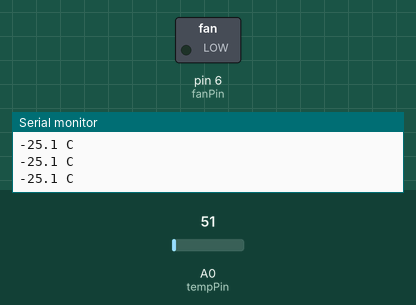
The sketch below on a simulated Arduino Uno, built with avr-gcc and run on an emulated ATmega328P. Parts: switched loads named in the sketch (green lamp = pin HIGH), the last lines printed to the serial monitor. Inputs (shaded band) come from the test bench; at power-on: A0 (tempPin) = 51.

Above: at 1.2 s.
1.3 s: A0 (tempPin) set to 23
2.8 s: A0 (tempPin) set to 19
At 4.0 s:
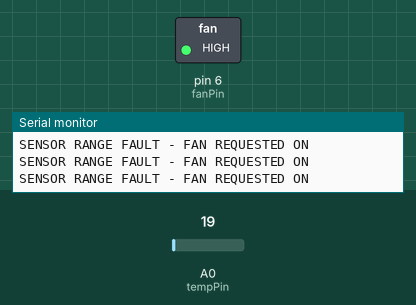
4.3 s: A0 (tempPin) set to 86
At 5.6 s:
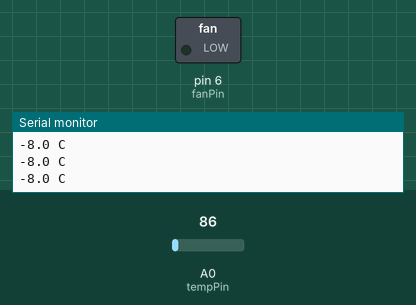
5.9 s: A0 (tempPin) set to 15
At 7.1 s:
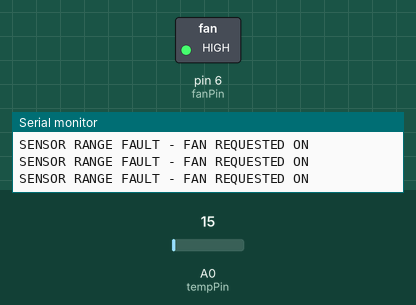
Timing chart, 0 to 8.6 s (numbered marks = the images above; inputs shaded):
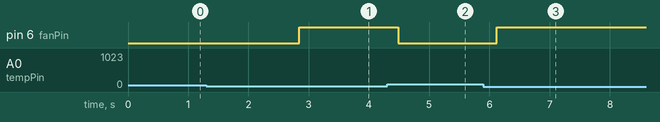

The sketch:

chapter11.ino
```cpp
const byte tempPin=A0,fanPin=6;
const float referenceV=5.00f;
bool fanOn=false;
void setup(){pinMode(fanPin,OUTPUT);digitalWrite(fanPin,LOW);Serial.begin(9600);}
void loop(){
 long total=0;for(byte i=0;i<16;i++){total+=analogRead(tempPin);delay(2);}
 float adc=total/16.0f,volts=adc*referenceV/1023.0f;
 float celsius=(volts-0.5f)*100.0f;
 bool plausible=celsius>=-40.0f&&celsius<=125.0f;
 if(!plausible)fanOn=true;
 else if(celsius>=30.0f)fanOn=true;
 else if(celsius<=27.0f)fanOn=false;
 digitalWrite(fanPin,fanOn?HIGH:LOW);
 if(plausible){Serial.print(celsius,1);Serial.println(" C");}else Serial.println("SENSOR RANGE FAULT - FAN REQUESTED ON");
 delay(200);
}
```

Measured:
- the behaviour switches between 21 and 20 on A0 (tempPin) (found by bisection; images 0 and 1)
- after the input at 2.8 s, pin 6 (fanPin): LOW → HIGH at once
- after the input at 4.3 s, pin 6 (fanPin): HIGH → LOW after 0.18 s
- after the input at 5.9 s, pin 6 (fanPin): LOW → HIGH after 0.22 s
